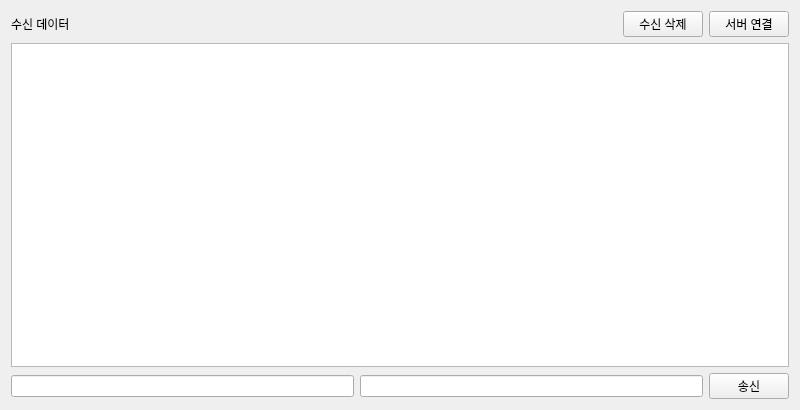
<?xml version="1.0" encoding="UTF-8"?>
<ui version="4.0">
 <class>tab2socketclient</class>
 <widget class="QWidget" name="tab2socketclient">
  <property name="geometry">
   <rect>
    <x>0</x>
    <y>0</y>
    <width>800</width>
    <height>410</height>
   </rect>
  </property>
  <property name="windowTitle">
   <string>Form</string>
  </property>
  <layout class="QVBoxLayout" name="verticalLayout">
   <item>
    <layout class="QHBoxLayout" name="horizontalLayout" stretch="8,0,0">
     <item>
      <widget class="QLabel" name="label">
       <property name="text">
        <string>수신 데이터</string>
       </property>
      </widget>
     </item>
     <item>
      <widget class="QPushButton" name="pPBrecvDataClear">
       <property name="text">
        <string>수신 삭제</string>
       </property>
      </widget>
     </item>
     <item>
      <widget class="QPushButton" name="pPBservConnect">
       <property name="text">
        <string>서버 연결</string>
       </property>
       <property name="checkable">
        <bool>true</bool>
       </property>
      </widget>
     </item>
    </layout>
   </item>
   <item>
    <layout class="QHBoxLayout" name="horizontalLayout_2">
     <item>
      <widget class="QTextEdit" name="pTErecvData"/>
     </item>
    </layout>
   </item>
   <item>
    <layout class="QHBoxLayout" name="horizontalLayout_3">
     <item>
      <widget class="QLineEdit" name="PLErecvid"/>
     </item>
     <item>
      <widget class="QLineEdit" name="PLEsendData"/>
     </item>
     <item>
      <widget class="QPushButton" name="pPBsendButton">
       <property name="text">
        <string>송신</string>
       </property>
      </widget>
     </item>
    </layout>
   </item>
  </layout>
 </widget>
 <resources/>
 <connections/>
</ui>
